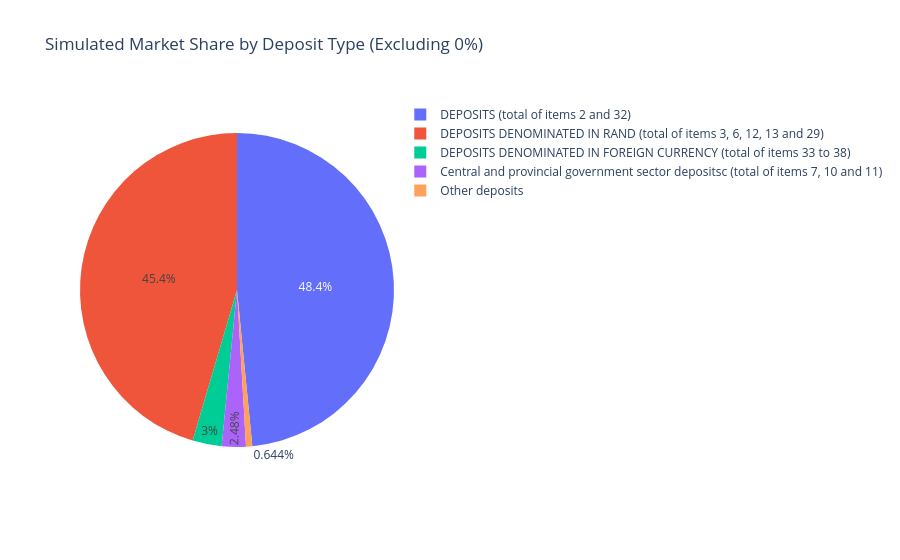

The notebook cell this image was saved under:
### Code cell
import plotly.express as px

# Filter out deposit types with 0% market share
filtered_deposit_summary = deposit_summary[deposit_summary["Market Share (%)"] > 0]

# Recreate Pie Chart (no 0% values)
fig_pie_filtered = px.pie(
    filtered_deposit_summary,
    names="Description",
    values="Market Share (%)",
    title="Simulated Market Share by Deposit Type (Excluding 0%)"
)

fig_pie_filtered.show()

### Figure 1 — Plotly figure (JSON) as saved in the notebook; plotly's stock layout.template omitted (floating-point values rounded to 4 significant figures)
{"data": [{"domain": {"x": [0, 1], "y": [0, 1]}, "hovertemplate": "Description=%{label}<br>Market Share (%)=%{value}<extra></extra>", "labels": ["DEPOSITS (total of items 2 and 32)", "DEPOSITS DENOMINATED IN RAND (total of items 3, 6, 12, 13 and 29)", "DEPOSITS DENOMINATED IN FOREIGN CURRENCY (total of items 33 to 38)", "Central and provincial government sector depositsc (total of items 7, 10 and 11)", "Other deposits"], "legendgroup": "", "name": "", "showlegend": true, "type": "pie", "values": [48.44, 45.44, 2.996, 2.476, 0.6436]}], "layout": {"legend": {"tracegroupgap": 0}, "title": {"text": "Simulated Market Share by Deposit Type (Excluding 0%)"}}}
